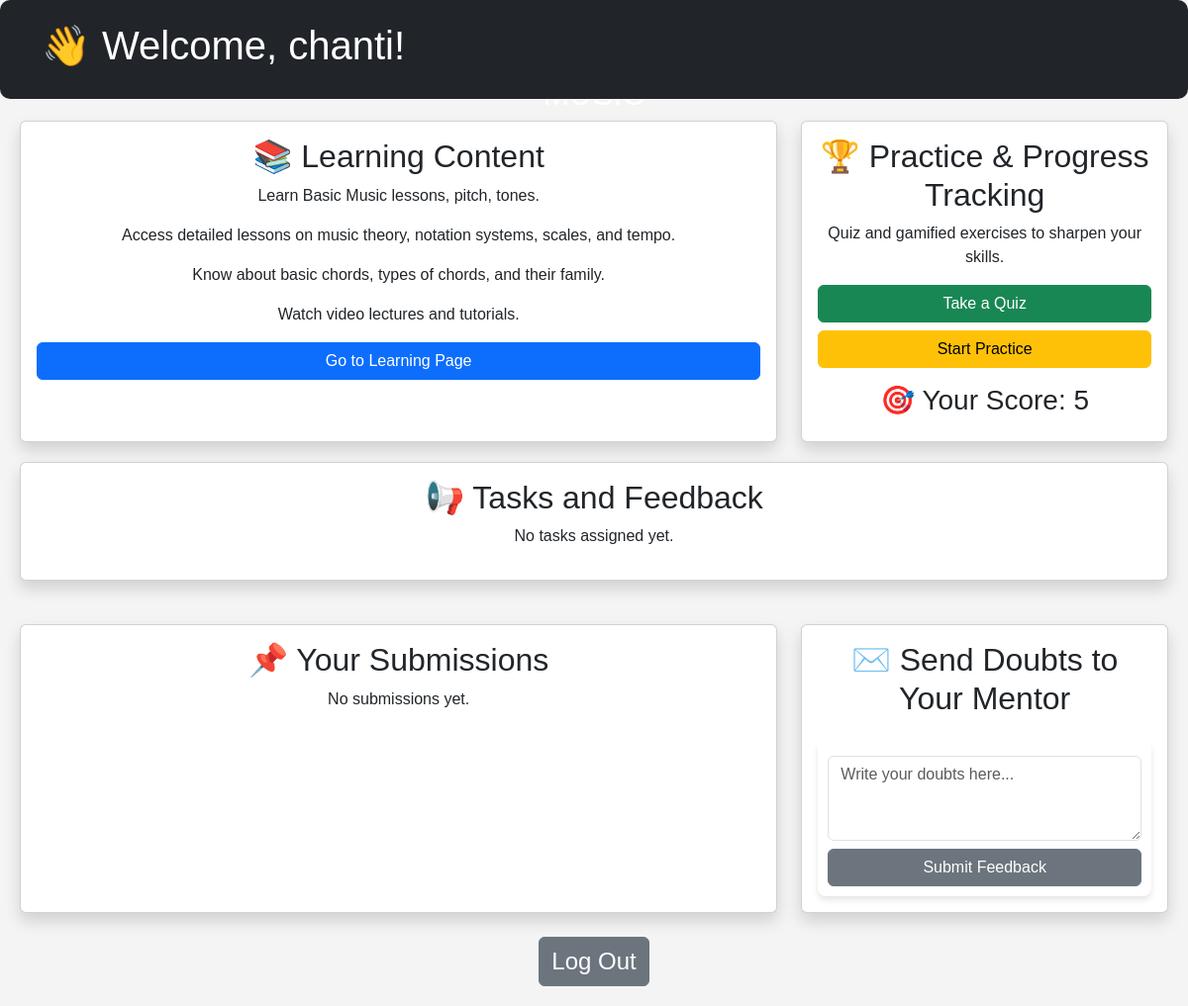
The page /dashboard (signed in) on the database as committed earlier.
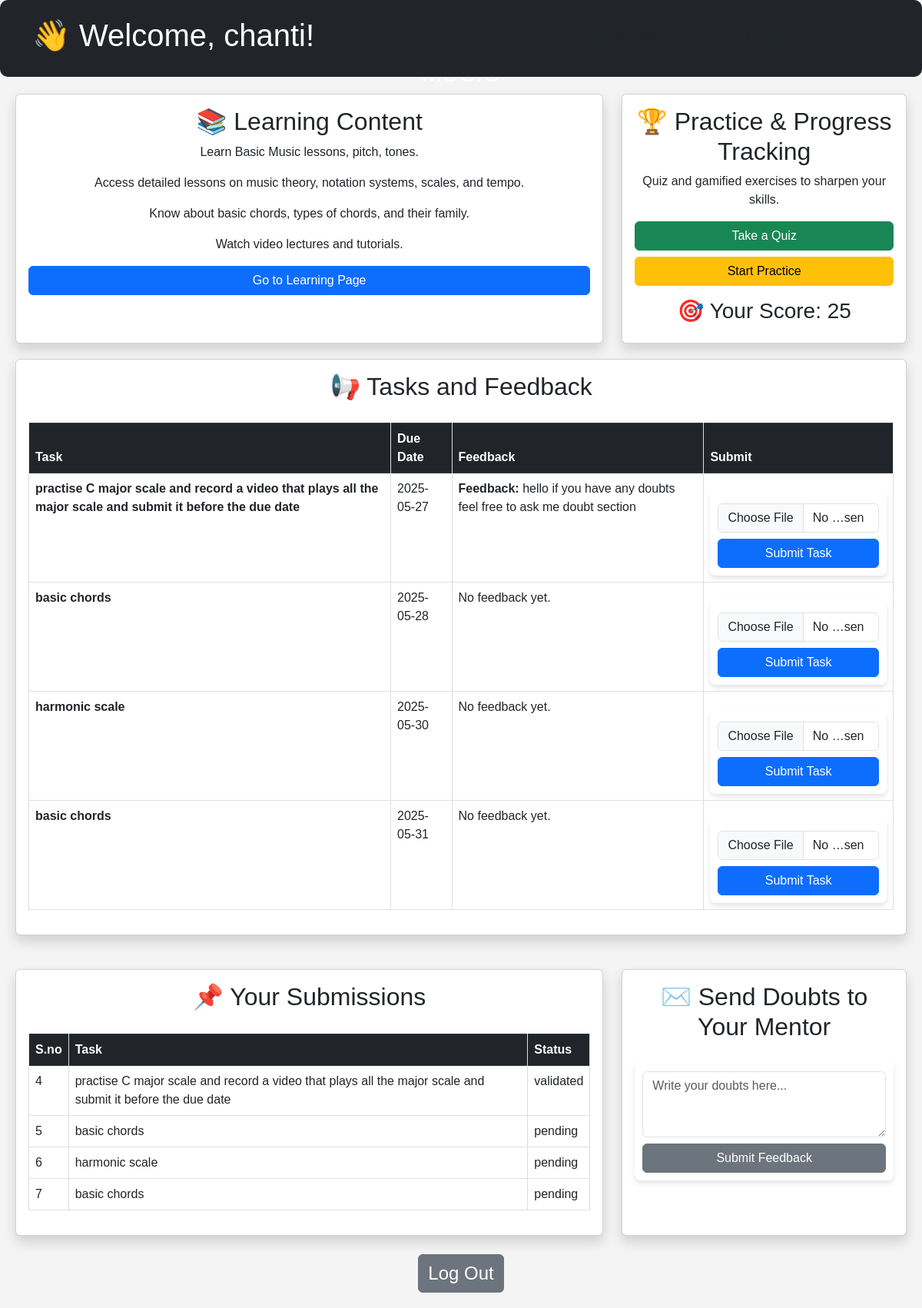
The same page on the database as committed later.
### tables this page shows
CREATE TABLE users (
    id INTEGER PRIMARY KEY AUTOINCREMENT,
    first_name TEXT NOT NULL,
    last_name TEXT NOT NULL,
    email TEXT UNIQUE NOT NULL,
    password TEXT NOT NULL,
    teacher_id INTEGER NOT NULL,  -- Links student to their assigned teacher
    instrument TEXT NOT NULL, doubts TEXT, score INTEGER,     -- Stores chosen instrument
    FOREIGN KEY (teacher_id) REFERENCES teachers(id)
);

CREATE TABLE tasks (
    id INTEGER PRIMARY KEY AUTOINCREMENT,
    teacher_id INTEGER NOT NULL,
    student_id INTEGER NOT NULL,
    description TEXT NOT NULL,
    due_date DATE NOT NULL,
    status TEXT DEFAULT 'pending',
    feedback TEXT, -- Stores mentor feedback for the task
    submissions TEXT, -- Stores uploaded file paths (video, audio, image, PDF)
    FOREIGN KEY (teacher_id) REFERENCES teachers(id),
    FOREIGN KEY (student_id) REFERENCES users(id)
);

### app.py (the view)
@app.route("/dashboard")
def dashboard():
    if "user_id" not in session:
        return redirect("/login")
    conn = get_db_connection()
    cursor = conn.cursor()
    user = cursor.execute("SELECT * FROM users WHERE id = ?", (session["user_id"],)).fetchone()
    teacher = cursor.execute("SELECT * FROM teachers WHERE id = ?", (user["teacher_id"],)).fetchone()
    tasks = cursor.execute("SELECT id, description, due_date, feedback FROM tasks WHERE student_id = ?", (session["user_id"],)).fetchall()
    sub = cursor.execute("SELECT id, description, status from tasks WHERE student_id = ?", (session["user_id"],)).fetchall()
    conn.close()
    return render_template("dashboard.html", user=user, teacher=teacher, tasks=tasks, sub=sub)

### app.py (called while the page is built)
def get_db_connection():
    conn = sqlite3.connect("music_school.db")
    conn.row_factory = sqlite3.Row
    return conn

### templates/dashboard.html (shortened to what this page needs)
{% extends "base.html" %}
{% block header %}
<div class="container mt-6">
    <h1 class="text-center">👋 Welcome, {{ user.first_name }}!</h1>
    <h4 class="text-center text-muted">Your Mentor: {{ teacher.name }} | Instrument: {{ user.instrument }}</h4>
</div>
{% endblock %}
{% block content %}
<h1 style="color:white">MUSIC</h1>
<h2 style="color:white">MUSIC</h2>
   <div class="row d-flex align-items-stretch">
    <div class="col-md-8 d-flex">
        <div class="card p-3 shadow flex-fill">
            <h2>📚 Learning Content</h2>
            <p>Learn Basic Music lessons, pitch, tones.</p>
            <p>Access detailed lessons on music theory, notation systems, scales, and tempo.</p>
            <p>Know about basic chords, types of chords, and their family.</p>
            <p>Watch video lectures and tutorials.</p>
            <a href="/learning" class="btn btn-primary w-100">Go to Learning Page</a>
        </div>
    </div>
    <div class="col-md-4 d-flex">
        <div class="card p-3 shadow flex-fill">
            <h2>🏆 Practice & Progress Tracking</h2>
            <p>Quiz and gamified exercises to sharpen your skills.</p>
            <a href="/quiz" class="btn btn-success w-100">Take a Quiz</a>
            <a href="/practice" class="btn btn-warning w-100 mt-2">Start Practice</a>
            <h3 class="mt-3">🎯 Your Score: {{ user.score }}</h3>
        </div>
    </div>
</div>
    <section class="card p-3 shadow mb-4">
        <h2>📢 Tasks and Feedback</h2>
        {% if tasks %}
        <table class="table table-bordered table-hover">
            <thead>
                <tr class="table-dark">
                    <th>Task</th>
                    <th>Due Date</th>
                    <th>Feedback</th>
                    <th>Submit</th>
                </tr>
            </thead>
            <tbody>
                {% for task in tasks %}
                    <tr>
                        <td><strong>{{ task.description }}</strong></td>
                        <td>{{ task.due_date }}</td>
                        <td>{% if task.feedback %}
                            <p><strong>Feedback:</strong> {{ task.feedback }}</p>
                        {% else %}
                            <p>No feedback yet.</p>
                        {% endif %}</td>
                        <td>
                            <form action="/submit_task" method="POST" enctype="multipart/form-data">
                                <input type="file" name="submission" accept=".png, .jpg, .jpeg, .pdf, .mp3, .mp4" class="form-control">
                                <button type="submit" class="btn btn-primary mt-2 w-100">Submit Task</button>
                            </form>
                        </td>
                    </tr>
                {% endfor %}
            </tbody>
        </table>
        {% else %}
            <p>No tasks assigned yet.</p>
        {% endif %}
    </section>
   <div class="row d-flex align-items-stretch">
    <div class="col-md-8 d-flex">
        <section class="card p-3 shadow flex-fill">
            <h2>📌 Your Submissions</h2>
            {% if sub %}
                <table class="table table-bordered">
                    <thead>
                        <tr class="table-dark">
                            <th>S.no</th>
                            <th>Task</th>
                            <th>Status</th>
                        </tr>
                    </thead>
                    <tbody>
                        {% for task in sub %}
                        <tr>
                            <td>{{ task.id }}</td>
                            <td>{{ task.description }}</td>
                            <td>{{ task.status }}</td>
                        </tr>
                        {% endfor %}
                    </tbody>
                </table>
            {% else %}
                <p>No submissions yet.</p>
            {% endif %}
        </section>
    </div>
    <div class="col-md-4 d-flex">
        <section class="card p-3 shadow flex-fill">
            <h2>✉️ Send Doubts to Your Mentor</h2>
            <form action="/student_doubts" method="POST">
                <textarea name="doubt_text" class="form-control" placeholder="Write your doubts here..." rows="3"></textarea>
                <button type="submit" class="btn btn-secondary mt-2 w-100">Submit Feedback</button>
            </form>
        </section>
    </div>
</div>
    <div class="text-center mt-4">
        <a href="/logout" class="btn btn-secondary fs-4">Log Out</a>
    </div>
{% endblock %}

### templates/base.html (shortened to what this page needs)
<!DOCTYPE html>
<html lang="en">
<head>
    <link rel="stylesheet" href="https://cdnjs.cloudflare.com/ajax/libs/font-awesome/6.0.0/css/all.min.css">
    <link href="https://cdn.jsdelivr.net/npm/bootstrap@5.3.0/dist/css/bootstrap.min.css" rel="stylesheet">
    <link rel="stylesheet" href="/static/styles.css">
    <header class="navbar navbar-expand-lg navbar-dark bg-dark fixed-top container-fluid">
    {% block header %}{% endblock %}
    </header>
</head>
<body>
    {% block content %}{% endblock %}
</body>
</html>

### static/styles.css (style rules this page uses)
body { font-family: Arial, sans-serif; text-align: center; background-color: #f4f4f4; color: #333; padding: 20px; }
header { background-color: #2a9d8f; text-align: center; color: white; padding: 20px; border-radius: 10px; height: 100px; }
section { margin-top: 20px; padding: 20px; background-color: white; border-radius: 10px; box-shadow: 0px 4px 6px rgba(0, 0, 0, 0.1); }
button { background-color: #e76f51; color: white; padding: 10px; border: none; border-radius: 5px; cursor: pointer; }
table { width: 100%; border-collapse: collapse; margin-top: 20px; }
th, td { padding: 12px; border: 1px solid #ddd; text-align: left; }
th { background-color: #2a9d8f; color: white; font-weight: bold; }
td { background-color: #f4f4f4; }
form { margin-top: 15px; padding: 10px; background-color: #ffffff; border-radius: 8px; box-shadow: 0px 4px 6px rgba(0, 0, 0, 0.1); }
input, textarea { width: 100%; padding: 8px; margin-top: 6px; border-radius: 5px; border: 1px solid #ccc; }
button { width: 100%; background-color: #e76f51; color: white; padding: 10px; border: none; border-radius: 5px; cursor: pointer; margin-top: 10px; }
header { background: url("static/guitar.jpg") no-repeat center center/cover; }
.card { transition: transform 0.3s ease-in-out; }
html { scroll-behavior: smooth; }

Rows that differ between the two databases and show on the page:
changed users "chanti": score "5" → "25"
added tasks: description "practise C major scale and record a video that plays all the major scale and submit it before the due date", due_date "2025-05-27", feedback "hello if you have any doubts feel free to ask me doubt section", id "4", status "validated"
added tasks: description "basic chords", due_date "2025-05-28", feedback "No feedback yet.", id "5", status "pending"
added tasks: description "harmonic scale", due_date "2025-05-30", feedback "No feedback yet.", id "6", status "pending"
added tasks: description "basic chords", due_date "2025-05-31", feedback "No feedback yet.", id "7", status "pending"
Other text that changed with them:
text no longer shown: "No tasks assigned yet. No submissions yet."
text now shown: "Task Due Date Feedback Submit S.no Task Status"
